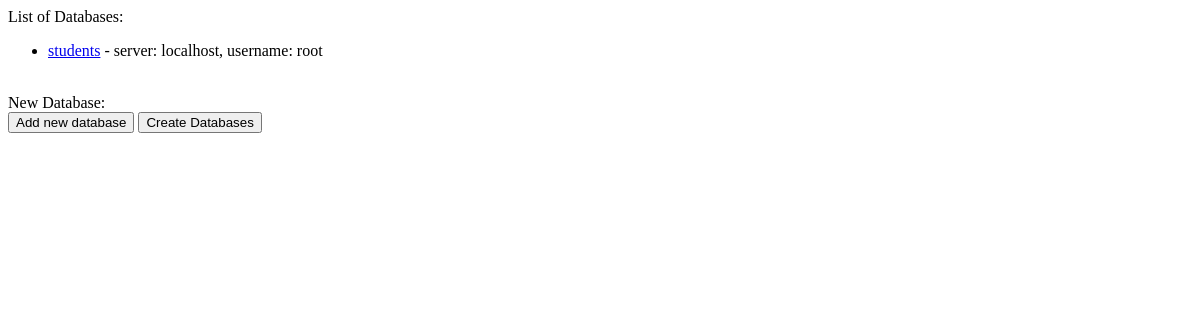
Page /views/view_client_database_list.php on the earlier database version.
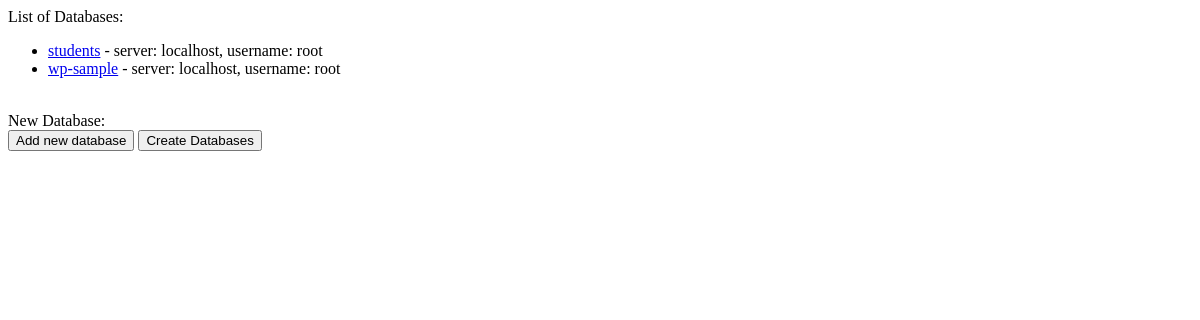
Same page on the later database version.
### tables this page shows
CREATE TABLE IF NOT EXISTS `client_database_list` (
  `client_db_id` int(11) NOT NULL AUTO_INCREMENT,
  `client_db_server` varchar(255) NOT NULL,
  `client_db_username` varchar(255) NOT NULL,
  `client_db_password` varchar(255) NOT NULL,
  `client_db_name` varchar(255) NOT NULL,
  PRIMARY KEY (`client_db_id`)
);

### model/client_database_functions.php (called while the page is built, shortened)
<?php
	function load_client_database_list() {
		$connect = load_database();
		$client_database_result = mysqli_query($connect,"SELECT * FROM client_database_list ;");
		$client_database_list = [];
		while($client_database = mysqli_fetch_array($client_database_result,MYSQLI_ASSOC)) {
			array_push($client_database_list, $client_database);
		}
		return $client_database_list;
	}

### views/view_client_database_list.php (the view, shortened to what this page needs)
<?php
	require_once('../model/client_database_functions.php');
	$client_database_list = load_client_database_list();
?>
<!DOCTYPE html>
<html>
	<head>
	</head>
	<body>
		List of Databases:
		<ul>
			<?php
				foreach($client_database_list as $client_database) {
					echo "<li><a href='view_client_database.php?db_server={$client_database["client_db_server"]}&db_user={$client_database["client_db_username"]}&db_pass={$client_database["client_db_password"]}&db_name={$client_database["client_db_name"]}'>{$client_database["client_db_name"]}</a> - server: {$client_database["client_db_server"]}, username: {$client_database["client_db_username"]} </li>\n";
				}
			?>
		</ul>
		<br>
		New Database:
		<form name="client_database" action="" method="POST">
			<button type="button" onclick="javascript: add_client_database();">Add new database</button>
			<button type="submit" value="Submit">Create Databases</button>
		</form>
	</body>
</html>

Differences in the rows shown:
added client_database_list: client_db_name "wp-sample", client_db_server "localhost", client_db_username "root"
